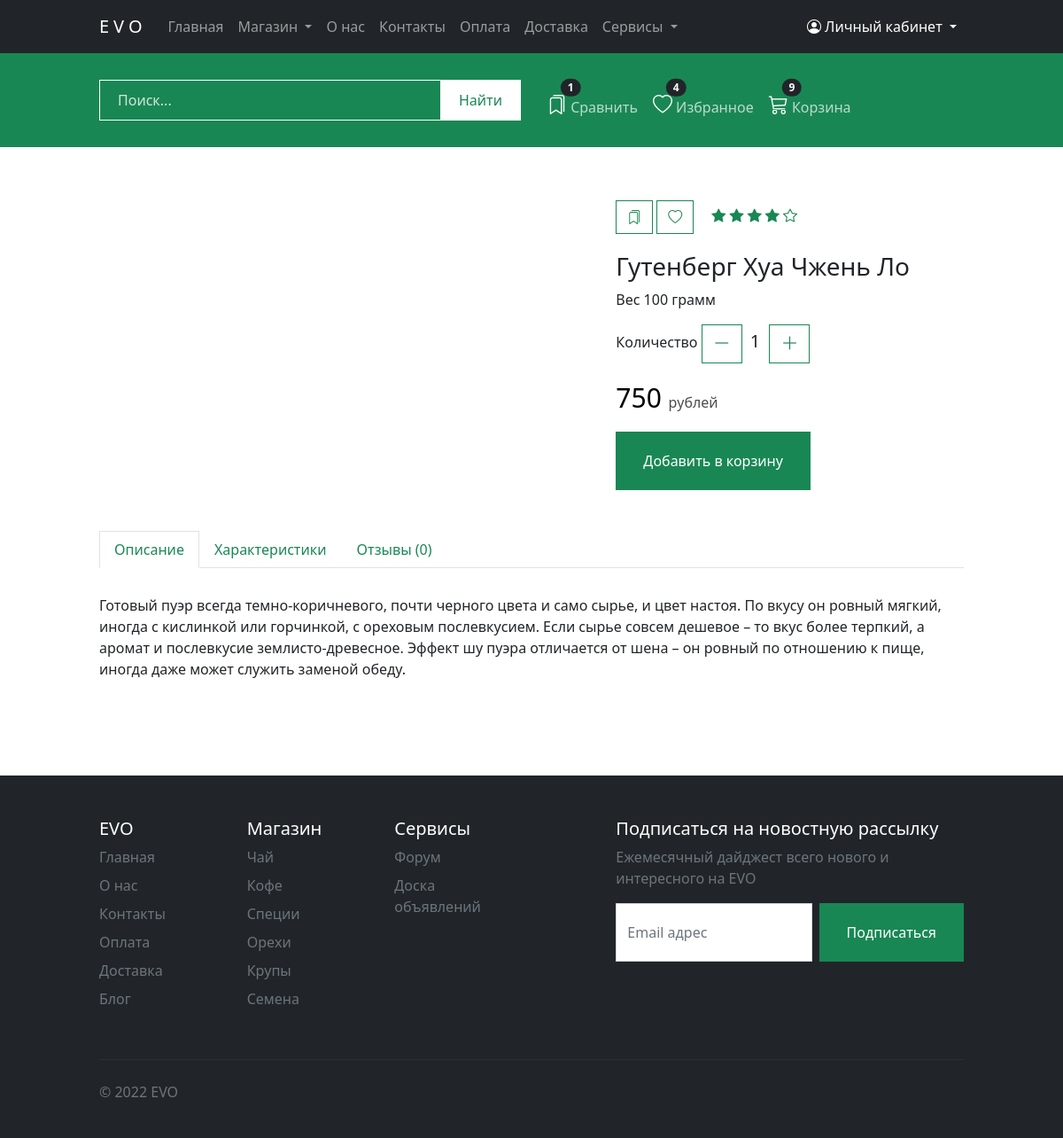
Screenshot of /catalog/product/1 with the database file from the repository.
### apps/core/models.py (models this page shows, shortened)
class Product(models.Model):
    class Meta:
        verbose_name = 'Товар'
        verbose_name_plural = 'Товары'
    category = models.ForeignKey(Category, on_delete=models.CASCADE, verbose_name='Категория')
    name = models.CharField(max_length=50, verbose_name='Название')
    desc = models.TextField(verbose_name='Описание')
    country = models.CharField(max_length=50, blank=True, null=True, default=None, verbose_name='Страна')
    town = models.CharField(max_length=50, blank=True, null=True, default=None, verbose_name='Город')
    year = models.CharField(max_length=50, blank=True, null=True, default=None, verbose_name='Год')
    volume = models.IntegerField(verbose_name='Вес, грамм')
    price = models.IntegerField(verbose_name='Цена, руб')
    tag = models.CharField(max_length=100, blank=True, null=True, default=None, verbose_name='Метки')
    talk_forum = models.URLField(blank=True, null=True, default=None, verbose_name='Ссылка на форум')
    is_active = models.BooleanField(default=True, verbose_name="Активация товара")
    image = models.ImageField(upload_to='product/', verbose_name='Изображение обложки')
    created = models.DateTimeField(auto_now_add=True, auto_now=False, verbose_name='Дата создания')
    updated = models.DateTimeField(auto_now_add=False, auto_now=True, verbose_name='Дата изменения')

### apps/core/views.py (the view, shortened to what this page needs)
# urls.py: path('catalog/product/<int:pk>', views.ProductView.as_view(), name='product'),
class ProductView(SuccessMessageMixin, FormMixin, DetailView):
    model = Product
    template_name = 'core/product.html'
    form_class = ReviewForm
    success_msg = 'Отзыв добавлен и ожидает модерации'

### apps/core/forms.py
class ReviewForm(forms.ModelForm):
    class Meta:
        model = Review
        fields = ['description']
        widgets = {
            'description': forms.Textarea(attrs={'class': 'form-control'}),
        }

### apps/templates/core/product.html (shortened to what this page needs)
{% extends 'layouts/base.html' %}
{% load  static %}
{% block content %}
    <section id="prod" class="paddingTopBottom">
        <div class="container">
            <div class="row">
                <div class="col-md-6">
                    <div class="fotorama" data-width="100%" data-nav="thumbs" data-allowfullscreen="true">
                    </div>
                </div>
                <div class="col-md-5 offset-md-1">
                    <div class="btn-group" role="group">
                        <a type="button" class="btn btn-outline-success"><i class="bi bi-bookmarks"></i></a>
                        <a type="button" class="btn btn-outline-success"><i class="bi bi-heart"></i></a>
                        <div class="star">
                            <i class="bi bi-star-fill"></i>
                            <i class="bi bi-star-fill"></i>
                            <i class="bi bi-star-fill"></i>
                            <i class="bi bi-star-fill"></i>
                            <i class="bi bi-star"></i>
                        </div>
                    </div>
                    <h3>{{ product.name }}</h3>
                    <p>Вес <span>{{ product.volume }}</span> грамм</p>
                    <p class="volSum">
                        Количество
                        <button class="btn btn-outline-success"><i class="bi bi-dash-lg"></i></button>
                        <span> 1 </span>
                        <button class="btn btn-outline-success"><i class="bi bi-plus-lg"></i></button>
                    </p>
                    <p class="price">{{ product.price }} <span>рублей</span></p>
                    <p><a type="button" class="btn btn-success btnS" href="">Добавить в корзину</a></p>
                </div>
            </div>
            <div class="row">
                <div class="col">
                    <ul class="nav nav-tabs" id="myTab" role="tablist">
                        <li class="nav-item" role="presentation">
                            <button class="nav-link active" id="home-tab" data-bs-toggle="tab"
                                    data-bs-target="#home-tab-pane" type="button" role="tab"
                                    aria-controls="home-tab-pane" aria-selected="true">Описание
                            </button>
                        </li>
                        <li class="nav-item" role="presentation">
                            <button class="nav-link link-success" id="profile-tab" data-bs-toggle="tab"
                                    data-bs-target="#profile-tab-pane" type="button" role="tab"
                                    aria-controls="profile-tab-pane" aria-selected="false">Характеристики
                            </button>
                        </li>
                        <li class="nav-item" role="presentation">
                            <button class="nav-link link-success" id="contact-tab" data-bs-toggle="tab"
                                    data-bs-target="#contact-tab-pane" type="button" role="tab"
                                    aria-controls="contact-tab-pane" aria-selected="false">Отзывы
                                ({{ product.reviews.all.count }})
                            </button>
                        </li>
                    </ul>
                    <div class="tab-content" id="myTabContent">
                        <div class="tab-pane fade show active" id="home-tab-pane" role="tabpanel"
                             aria-labelledby="home-tab" tabindex="0">{{ product.desc }}
                        </div>
                    </div>
                </div>
            </div>
        </div>
    </section>
{% endblock %}

### apps/static/css/style.css (style rules this page uses)
@media (min-width: 1000px) { .container { max-width: 1000px; } }
a, .btn-link { color: #198754; }
*, .rounded-3 { -webkit-border-radius: 0 !important; -moz-border-radius: 0 !important; border-radius: 0 !important; }
.paddingTopBottom { padding-top: 5%; padding-bottom: 5%; }
#prod .btn-group a { margin-right: 5px; }
#prod .nav-tabs { margin-bottom: 30px; margin-top: 30px; }
#prod .price { font-size: 30px; color: black; opacity: 1; }
#prod .price span { opacity: 0.7; font-size: initial; }
#prod .btn-group { margin-bottom: 20px; }
.star { padding: 5px 15px; color: #198754; }
#prod .volSum { display: inline-block; }
#prod .volSum i, #prod .volSum span { font-size: 20px; }
#prod .volSum span { padding-left: 5px; padding-right: 5px; }
#prod .fotorama { margin-bottom: 20px; }
#prod .nav-link { color: #198754; }
.btnS { padding: 20px 30px; }

### rows the page displays
Product: name "Гутенберг Хуа Чжень Ло", volume "100", price "750", reviews.all.count "0", desc "Готовый пуэр всегда темно-коричневого, почти черного цвета и само сырье, и цвет настоя. По вкусу он ровный мягкий, иногда с кислинкой или горчинкой, с ореховым послевкусием. Если сырье совсем дешевое – то вкус более терпкий, а аромат и послевкусие землисто-древесное. Эффект шу пуэра отличается от шена – он ровный по отношению к пище, иногда даже может служить заменой обеду."
